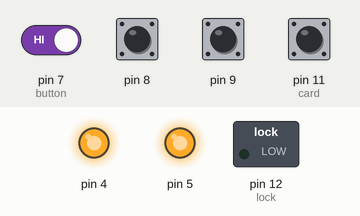
A sketch run on a simulated Arduino Uno, built with avr-gcc and run on an emulated ATmega328P. Shown: switched loads named in the sketch (green lamp = pin HIGH), output pins drawn as LEDs (lit = HIGH). The test bench sets the inputs (shaded band); at power-on: pin 7 (button), pin 8, pin 9, pin 11 (card) HIGH. What the sketch prints to the serial monitor is not drawn.

Above: at 1.2 s.
1.3 s: pin 11 (card) pulled LOW for 0.15 s
At 1.4 s:
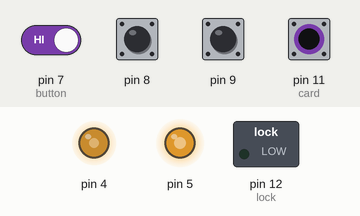
3.0 s: pin 11 (card) pulled LOW for 1 s
At 4.3 s:
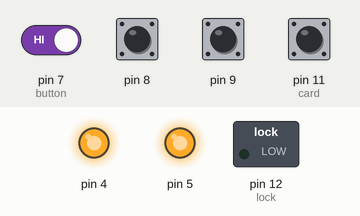
5.5 s: pin 7 (button) driven LOW and pin 11 (card) driven LOW
At 5.67 s:
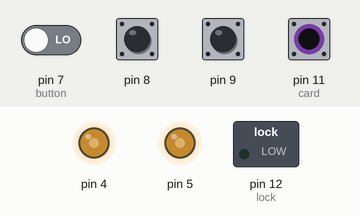
8.5 s: pin 7 (button) driven HIGH
At 8.9 s:
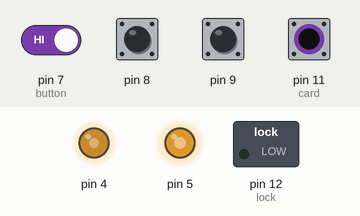
10.0 s: pin 8 pulled LOW for 0.15 s
At 10.19 s:
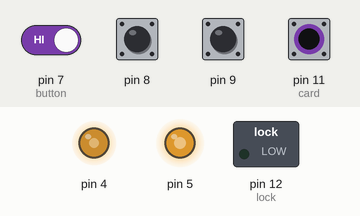
11.6 s: pin 7 (button) driven LOW
At 11.75 s:
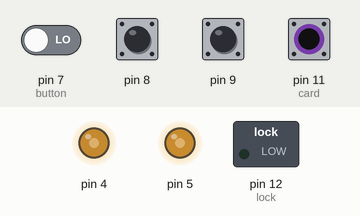
Timing chart, 0 to 15.6 s (numbered marks = the images above; inputs shaded):
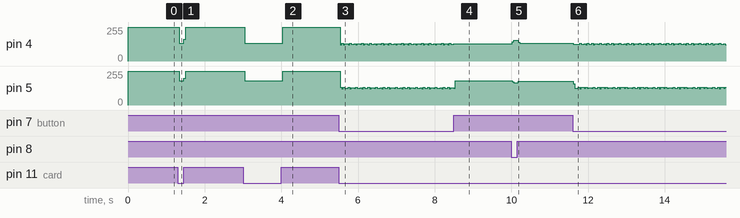

The sketch:

atm.ino
```cpp
/*
Break the Bank ATM
The users navigate through the fake made pages of an ATM to get to 'Specialty Deposit' in order to unlock
the pneumatic tube so that they can deploy the smoke bomb and smoke out the teller.
Created: 12-4-2023  JZ

Videos:
000 - enter card to begin
001 - main choices
002 - error 57
003 - no other services available
004 - choose deposit type
005 - thank you for making a specialty deposit
*/

const int card = 11;    // once a card is inserted, the players can navigate through the ATM
const int lock = 12;    // to unlock the pneumatic tube
int progress = 0;       // keep track of the page that the players are on in order to properly place them with the next choice(s)

void setup() {
pinMode(card, INPUT_PULLUP);
pinMode(4, OUTPUT);
pinMode(5, OUTPUT);
digitalWrite(4, HIGH);
digitalWrite(5, HIGH);
pinMode(6, INPUT_PULLUP);
pinMode(7, INPUT_PULLUP);
pinMode(8, INPUT_PULLUP);
pinMode(9, INPUT_PULLUP);
pinMode(10, INPUT_PULLUP);
Serial.begin(9600);

pinMode(lock, OUTPUT);
digitalWrite(lock, LOW);
}

void loop() {
  if (digitalRead(card) == 0 && progress == 0) {    // card inserted, goes from insert card screen to options screen
    Serial.write(0xFC);
    Serial.write(1);
    progress = 1;
  }
  while (progress > 0) {
    digitalWrite(4, LOW);
    if ((digitalRead(8) == 0 || digitalRead(9) == 0) && progress == 1) {     // from options screen to error screen  (transfer or check balance)
      Serial.write(0xFC);
      Serial.write(2);
      progress = 2;
    }
    if (digitalRead(7) == 0 && progress == 1) {     // from options screen to would you like to other services unavailable screen  (other services)
      Serial.write(0xFC);
      Serial.write(3);
      progress = 3;
    }
    if ((digitalRead(8) == 0 || digitalRead(9) == 0) && progress == 4) {     // from deposits screen to error screen   (cash or check deposit)
      Serial.write(0xFC);
      Serial.write(2);
      progress = 5;
    }
    if (digitalRead(7) == 0 && progress == 4) {     // from deposits screen to thank you screen   (specialty deposit)
      Serial.write(0xFC);
      Serial.write(5);
      progress = 5;
      digitalWrite(lock, HIGH);
    }
    digitalWrite(4, HIGH);

    digitalWrite(5, LOW);
    if (digitalRead(9) == 0 && progress == 1) {     // from options screen to error screen (withdrawal)
      Serial.write(0xFC);
      Serial.write(2);
      progress = 2;
    }
    if (digitalRead(8) == 0 && progress == 1) {     // from options screen to deposits screen   (deposit)
      Serial.write(0xFC);
      Serial.write(4);
      progress = 4;
    }
    if (digitalRead(7) == 0 && progress > 1) {     // go back button from any screen to options screen    (go back)
      Serial.write(0xFC);
      Serial.write(1);
      progress = 1;
    }
    digitalWrite(5, HIGH);
    if (digitalRead(card) == 1) {
      Serial.write(0xFC);
      Serial.write(0);
      progress = 0;
      digitalWrite(lock, LOW);
    }
  }
}


  // if (digitalRead(card) == 0 && progress == 0) {    // card inserted, goes from insert card screen to options screen
  //   Serial.write(0xFC);
  //   Serial.write(1);
  //   progress = 1;
  // }
  // digitalWrite(4, LOW);
  // if ((digitalRead(8) == 0 || digitalRead(9) == 0) && progress == 1) {     // from options screen to error screen  (transfer or check balance)
  //   Serial.write(0xFC);
  //   Serial.write(2);
  //   progress = 2;
  // }
  // if (digitalRead(7) == 0 && progress == 1) {     // from options screen to would you like to other services unavailable screen  (other services)
  //   Serial.write(0xFC);
  //   Serial.write(3);
  //   progress = 3;
  // }
  // if ((digitalRead(8) == 0 || digitalRead(9) == 0) && progress == 4) {     // from deposits screen to error screen   (cash or check deposit)
  //   Serial.write(0xFC);
  //   Serial.write(2);
  //   progress = 5;
  // }
  // if (digitalRead(7) == 0 && progress == 4) {     // from deposits screen to thank you screen   (specialty deposit)
  //   Serial.write(0xFC);
  //   Serial.write(5);
  //   progress = 5;
  //   digitalWrite(lock, HIGH);
  // }
  // digitalWrite(4, HIGH);

  // digitalWrite(5, LOW);
  // if (digitalRead(9) == 0 && progress == 1) {     // from options screen to error screen (withdrawal)
  //   Serial.write(0xFC);
  //   Serial.write(2);
  //   progress = 2;
  // }
  // if (digitalRead(8) == 0 && progress == 1) {     // from options screen to deposits screen   (deposit)
  //   Serial.write(0xFC);
  //   Serial.write(4);
  //   progress = 4;
  // }
  // if (digitalRead(7) == 0 && progress > 1) {     // go back button from any screen to options screen    (go back)
  //   Serial.write(0xFC);
  //   Serial.write(1);
  //   progress = 1;
  // }
  // digitalWrite(5, HIGH);
  // if (digitalRead(card) == 1) {
  //   Serial.write(0xFC);
  //   Serial.write(0);
  //   progress = 0;
  //   digitalWrite(lock, LOW);
  // }
```

Measured:
- after the input at 1.3 s, pin 4: 255/255 → 133/255 at once, → 255/255 0.12 s later; pin 5: 255/255 → 181/255 at once, → 255/255 0.12 s later
- after the input at 3.0 s, pin 4: 255/255 → 133/255 at once, → 255/255 1.0 s later; pin 5: 255/255 → 181/255 at once, → 255/255 1.0 s later
- after the input at 8.5 s, pin 4: goes on until 8.5 s, then stays 131/255
- after the input at 10.0 s, pin 4: 131/255 → 156/255 at once, → 133/255 0.16 s later; pin 5: 181/255 → 168/255 at once, → 178/255 0.16 s later
